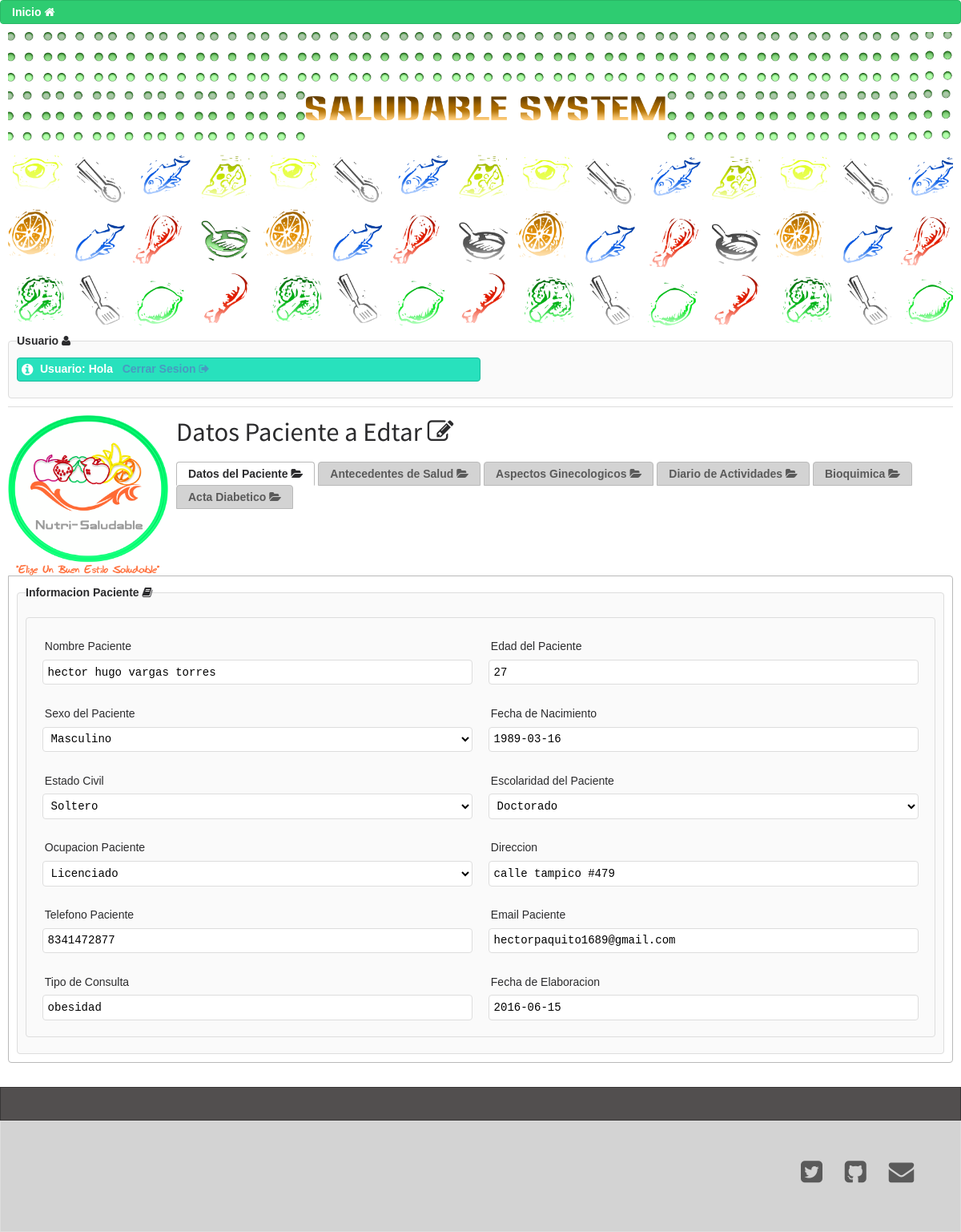
The page /editar.php?id=2 on the database its author committed.
### tables this page shows
CREATE TABLE `datos_personales` (
  `id_paciente` int(11) NOT NULL,
  `nombre_paciente` varchar(50) NOT NULL,
  `edad` int(11) NOT NULL,
  `sexo` varchar(20) NOT NULL,
  `fecha_nacimiento` date NOT NULL,
  `estado_civil` varchar(50) NOT NULL,
  `escolaridad` varchar(50) NOT NULL,
  `ocupacion` varchar(100) NOT NULL,
  `direccion` varchar(100) NOT NULL,
  `telefono` varchar(10) NOT NULL,
  `email` varchar(50) NOT NULL,
  `motivo_consulta` varchar(100) NOT NULL,
  `fecha_elaboracion` date NOT NULL
);

### funciones.php (called while the page is built, shortened)
<?php
function getParam($param, $default) {
	$result = $default;
	if (isset($param)) {
  		$result = (get_magic_quotes_gpc()) ? $param : addslashes($param);
	}
	return $result;
}
function sqlValue($value, $type) {
  $value = get_magic_quotes_gpc() ? stripslashes($value) : $value;
  $value = function_exists("mysql_real_escape_string") ? mysql_real_escape_string($value) : mysql_escape_string($value);
  switch ($type) {
    case "int":
      $value = ($value != "") ? intval($value) : "NULL";
      break;
  }
  return $value;
}
?>

### actualizar.php (called while the page is built, shortened)
<?php
$conexion = mysql_connect("localhost", "saludable") or trigger_error(mysql_error(),E_USER_ERROR);
require("funciones.php");
$id_paciente = getParam($_GET["id"], "-1");
$sql = "SELECT datos_personales.*, antecedentes_salud.*, aspectos_ginecologicos.*, dario_actividades.*, bioquimica.*, acta_diabetico.* FROM datos_personales INNER JOIN antecedentes_salud ON datos_personales.id_paciente = antecedentes_salud.id_antecedente INNER JOIN aspectos_ginecologicos ON antecedentes_salud.id_antecedente = aspectos_ginecologicos.id_ginecologico INNER JOIN dario_actividades ON aspectos_ginecologicos.id_ginecologico = dario_actividades.id_actividad INNER JOIN bioquimica ON dario_actividades.id_actividad = bioquimica.id_bioquimica INNER JOIN acta_diabetico ON bioquimica.id_bioquimica = acta_diabetico.id_diabetico WHERE datos_personales.id_paciente = ".sqlValue($id_paciente, "int");
$queEmp = mysql_query($sql, $conexion);
$rsEmp = mysql_fetch_assoc($queEmp);
?>

### editar.php (the view, shortened to what this page needs)
<?php include("actualizar.php"); ?>
<!DOCTYPE html>
<html>
<head>
<link type="text/css" rel="stylesheet" href="groundwork-master/css/groundwork.css">
</head>
<body >
    <nav role="navigation" class="nav green">
      <ul>
       <li><a href="inicio.php" title="Inicio">Inicio <i class="icon-home icon-1x"></i></a></li>
      </ul>
    </nav>
	       <article class="row">
        <section class="four fourths  padded bounceInDown animated"><img src="image/fondo_tp.png" alt="">
            <fieldset>
        <legend>Usuario <i class="icon-user icon-1x"></i></legend>
         <div class="one half ">
          <p class="message turquoise"><?php echo "Usuario: Hola " . $_SESSION['usuario'];?>&nbsp;&nbsp;<a href="logout.php" title="Inicio">Cerrar Sesion <i class="icon-signout icon-1x"></i></a></p>
          </div>
        </fieldset>
          <hr><img src="image/logo_grecia.png" width="200px" height="200px" class="pull-left gap-right">
          <h1>Datos Paciente a Edtar <i class="icon-edit icon-1x"></i></h1>
          <p>
    <div class="tabs ipad">
  <ul role="tablist">
    <li role="tab" aria-controls="#tab1">Datos del Paciente <i class="icon-folder-open icon-1x"></i></li>
    <li role="tab" aria-controls="#tab2">Antecedentes de Salud <i class="icon-folder-open icon-1x"></i></li>
    <li role="tab" aria-controls="#tab3">Aspectos Ginecologicos <i class="icon-folder-open icon-1x"></i></li>
    <li role="tab" aria-controls="#tab4">Diario de Actividades <i class="icon-folder-open icon-1x"></i></li>
    <li role="tab" aria-controls="#tab5">Bioquimica <i class="icon-folder-open icon-1x"></i></li>
    <li role="tab" aria-controls="#tab6">Acta Diabetico <i class="icon-folder-open icon-1x"></i></li>
  </ul>
  <div id="tab1" role="tabpanel">
   <fieldset>
        <legend>Informacion Paciente <i class="icon-book icon-1x"></i></legend>
    <p class="gap-top-small-tablet">
        <div class="row">
          <fieldset>
 <form action="editar.php?action=edit" method="post">
   <div class="one half padded">
            <label >Nombre Paciente</label>
            <input name="nombre_paciente" type="text" placeholder="Nombre(s) Apellido(s)" value="<?php echo $rsEmp["nombre_paciente"]; ?>">
          </div>
          <div class="one half padded">
            <label>Edad del Paciente</label>
            <input name="edad" type="text" placeholder="Edad paciente" value="<?php echo $rsEmp["edad"]; ?>">
          </div>
            <div class="one half padded">
            <label>Sexo del Paciente</label>
           <select class="unselected" name="sexo" >
                <option ><?php echo $rsEmp["sexo"]; ?></option>
              </select>
          </div>
         <div class="one half padded">
            <label >Fecha de Nacimiento</label>
            <input type="text" name="fecha_nacimiento" value="<?php echo $rsEmp["fecha_nacimiento"]; ?>" placeholder="Fecha de Nacimiento paciente">
          </div>
           <div class="one half padded">
            <label >Estado Civil</label>
             <select class="unselected" name="estado_civil" >
                <option ><?php echo $rsEmp["estado_civil"]; ?></option>
              </select>
          </div>
          <div class="one half padded">
            <label >Escolaridad del Paciente</label>
            <select class="unselected" name="escolaridad">
                <option ><?php echo $rsEmp["escolaridad"]; ?></option>
              </select>
          </div>
            <div class="one half padded">
            <label >Ocupacion Paciente</label>
            <select class="unselected" name="ocupacion">
                <option ><?php echo $rsEmp["ocupacion"]; ?></option>
              </select>
          </div>
          <div class="one half padded">
            <label >Direccion</label>
            <input name="direccion" type="text" value="<?php echo $rsEmp["direccion"]; ?>" placeholder="Direccion del paciente">
          </div>
          <div class="one half padded">
            <label >Telefono Paciente</label>
            <input name="telefono" type="text" value="<?php echo $rsEmp["telefono"]; ?>" placeholder="Telefono Paciente">
          </div>
          <div class="one half padded">
            <label >Email Paciente</label>
            <input name="email" type="text" value="<?php echo $rsEmp["email"]; ?>" placeholder="Email paciente">
          </div>
          <div class="one half padded">
            <label>Tipo de Consulta</label>
            <input name="motivo_consulta" type="text" value="<?php echo $rsEmp["motivo_consulta"]; ?>" placeholder="Tipo de Consulta">
          </div>
            <div class="one half padded">
            <label >Fecha de Elaboracion</label>
            <input  type="text" name="fecha_elaboracion" value="<?php echo $rsEmp["fecha_elaboracion"]; ?>"  value="<?php echo date("Y-m-d") ?>">
          </div>
        </fieldset>
        </div></p>
  </div>
         </p>
        </section>
      </article>
 <footer class="gap-top bounceInUp animated">
      <div class="box square charcoal">
        <div class="container padded">
        </div>
      </div>
      <div class="box square">
        <div class="container padded">
          <div class="row">
            <div class="one half padded">
            </div>
            <div class="one half padded">
              <p class="large padded align-right align-center-small-tablet"><a href="http://twitter.com/groundworkcss" target="_blank" title="@groundworkcss" style="text-decoration:none;" class="large inline gapped"></a><a href="http://github.com/groundworkcss" target="_blank" title="@groundworkcss" style="text-decoration:none;" class="large inline gapped"></a><a href="mailto:groundworkcss@gmail.com" title="groundworkcss@gmail.com" style="text-decoration:none;" class="large inline gapped"></a></p>
            </div>
          </div>
        </div>
      </div>
    </footer>
</body>
</html>

### rows shown on the page
datos_personales: nombre_paciente "hector hugo vargas torres", edad "27", sexo "Masculino", fecha_nacimiento "1989-03-16", estado_civil "Soltero", escolaridad "Doctorado", ocupacion "Licenciado", direccion "calle tampico #479", telefono "8341472877", email "hectorpaquito1689@gmail.com", motivo_consulta "obesidad", fecha_elaboracion "2016-06-15"
